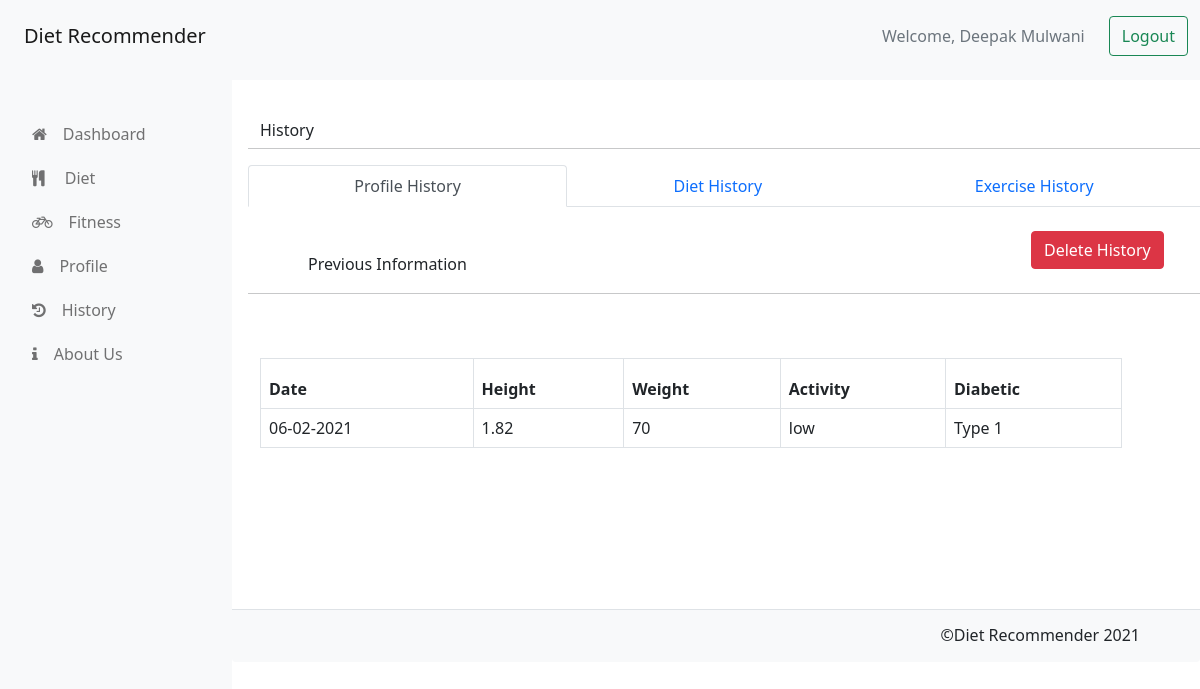
The page /History (signed in) on the database its author committed.
### Diet_Recommender/models.py (models this page shows, shortened)
class User(UserMixin, db.Model):
    __tablename__ = "User"
    id = db.Column(db.Integer, primary_key=True)
    name = db.Column(db.String(80), nullable=False)
    email = db.Column(db.String(120), unique=True, nullable=False)
    password = db.Column(db.String(100))
    profile = db.relationship('Profile', backref='profile')
    information = db.relationship('Information', backref='information')
    diet = db.relationship('Diet_model', backref='diet')
    exercise = db.relationship('Exercise_model', backref='exercise')

class Information(db.Model):
    __tablename__ = "Information"
    id = db.Column(db.Integer, primary_key=True)
    height = db.Column(db.Float)
    weight = db.Column(db.Integer)
    activity = db.Column(db.String(50))
    Diabetic = db.Column(db.String(50))
    date_table = db.Column(db.Date)
    user_id = db.Column(db.Integer, db.ForeignKey('User.id'), nullable=False)

### Diet_Recommender/Recommender/views.py (the view, shortened to what this page needs)
@Recommender.route('/History', methods=["GET", "POST"])
def History():
    breakfast = ""
    lunch = ""
    dinner = ""
    exercise = ""
    active = "all"
    try:
        info = Information.query.filter_by(
            user_id=current_user.id).order_by(Information.id.desc())
        return render_template('History.html', user=current_user, info=info, breakfast=breakfast, lunch=lunch, dinner=dinner, exercise=exercise, active=active)
    except:
        return render_template('History.html', user=current_user)

### Diet_Recommender/Authentication/views.py (called while the page is built)
@login_manager.user_loader
def load_user(user_id):
    return User.query.get(int(user_id))

### Diet_Recommender/Recommender/templates/Recommender/History.html (shortened to what this page needs)
{% extends 'base.html' %}
{% block content %}
<div class="row ms-3">
  <div class="col-12 mt-5">
    <h6>History</h6>
  </div>
  <hr>
  <ul class="nav nav-tabs nav-fill" id="myTab" role="tablist">
    <li class="nav-item" role="presentation">
      {% if active== "all" %}
      <a class="nav-link active" id="profile-tab" data-bs-toggle="tab" href="#profile" role="tab"
        aria-controls="profile" aria-selected="true">Profile History</a>
      {% else %}
      <a class="nav-link" id="profile-tab" data-bs-toggle="tab" href="#profile" role="tab" aria-controls="profile"
        aria-selected="true">Profile History</a>
      {% endif %}
    </li>
    <li class="nav-item" role="presentation">
      {% if active== "diet" %}
      <a class="nav-link active" id="Diet-tab" data-bs-toggle="tab" href="#Diet" role="tab" aria-controls="Diet"
        aria-selected="false">Diet History</a>
      {% else %}
      <a class="nav-link" id="Diet-tab" data-bs-toggle="tab" href="#Diet" role="tab" aria-controls="Diet"
        aria-selected="false">Diet History</a>
      {% endif %}
    </li>
    <li class="nav-item" role="presentation">
      {% if active== "exercise" %}
      <a class="nav-link active" id="exercise-tab" data-bs-toggle="tab" href="#exercise" role="tab"
        aria-controls="exercise" aria-selected="false">Exercise History</a>
      {% else %}
      <a class="nav-link" id="exercise-tab" data-bs-toggle="tab" href="#exercise" role="tab" aria-controls="exercise"
        aria-selected="false">Exercise History</a>
      {% endif %}
    </li>
  </ul>
  <div class="tab-content" id="myTabContent">
    {% if active== "all" %}
    <div class="tab-pane fade show active" id="profile" role="tabpanel" aria-labelledby="profile-tab">
      {% else %}
      <div class="tab-pane fade" id="profile" role="tabpanel" aria-labelledby="profile-tab">
        {% endif %}
        <div class="row">
          <div class="col-9 mt-5 ms-5">
            <h6> Previous Information</h6>
          </div>
          <div class="col-2 mt-4 me-0 mb-2">
            <form action="{{url_for('.delete_info')}}">
              <button class="btn btn-Danger" type="submit">Delete History</button>
            </form>
          </div>
          <hr>
        </div>
        <div class="col-11 mt-5">
          <table class="table table-bordered">
            <thead>
              <tr style="height: 50px;">
                <th scope="col">Date</th>
                <th scope="col">Height</th>
                <th scope="col">Weight</th>
                <th scope="col">Activity</th>
                <th scope="col">Diabetic</th>
              </tr>
            </thead>
            <tbody>
              {% for i in info %}
              <tr>
                <td class="buut">{{ i.date_table.strftime('%d-%m-%Y') }}</td>
                <td class="buut">{{i.height}}</td>
                <td class="buut">{{i.weight}}</td>
                <td class="buut">{{i.activity}}</td>
                <td class="buut">Type {{i.Diabetic}}</td>
              </tr>
              {% endfor %}
            </tbody>
          </table>
        </div>
      </div>
        </div>
      </div>
      {% endblock%}

### Diet_Recommender/templates/base.html (shortened to what this page needs)
<html>
    <head>
        <link href="https://cdn.jsdelivr.net/npm/bootstrap@5.0.0-beta1/dist/css/bootstrap.min.css" rel="stylesheet">
        <link rel="stylesheet"  href="https://cdnjs.cloudflare.com/ajax/libs/font-awesome/4.7.0/css/font-awesome.min.css">
    </head>
    <body>
        <nav class="navbar navbar-expand-lg navbar-light bg-light fixed-top">
            <div class="container-fluid">
              <div class="collapse navbar-collapse" id="navbarSupportedContent">
                <form class="d-flex" action="{{url_for('Authentication.logout')}}" >
                  <a class="nav-link disabled me-2 mt-2" href="#" tabindex="-1" aria-disabled="true">Welcome, {{user.name}}</a>
                  <button class="btn btn-outline-success mt-2" type="submit">Logout</button>
                </form>
              </div>
            </div>
          </nav>
          <nav class="navbar navbar-expand-md navbar-light bg-light fixed-left" style="padding-left: 2%; padding-top: 1%;">
            <a class="navbar-brand mt-1" href="{{ url_for('.Dashboard')}}">Diet Recommender</a>
            <div class="collapse navbar-collapse" id="navbarsExampleDefault" style="padding-top: 10%;">
                <ul class="navbar-nav">
                    <li class="nav-item">
                        <a class="nav-link" href="{{ url_for('.Dashboard')}}"><i class="fa fa-home fa-xs me-3 mt-2"></i>Dashboard </a>
                    </li>
                    <li class="nav-item">
                        <a class="nav-link" href="{{ url_for('.Diet')}}"><i class="fa fa-cutlery fa-xs me-3 mt-2"></i> Diet</a>
                    </li>
                    <li class="nav-item">
                        <a class="nav-link" href="{{ url_for('.Exercise')}}"><i class="fa fa-bicycle fa-xs me-3 mt-2"></i>Fitness</i></a>
                    </li>
                    <li class="nav-item">
                        <a class="nav-link" href="{{ url_for('.profile')}}"><i class="fa fa-user fa-xs me-3 mt-2"> </i>Profile</i></a>
                    </li>
                    <li class="nav-item">
                        <a class="nav-link" href="{{ url_for('.History')}}"><i class="fa fa-history fa-xs me-3 mt-2"> </i>History</i></a>
                    </li>
                </ul>
                <ul class="navbar-nav">
                    <li class="nav-item">
                        <a class="nav-link" href="{{ url_for('.About')}}"><i class="fa fa-info fa-xs me-3 mt-2"></i>About Us</a>
                    </li>
                </ul>
            </div>
        </nav>
        {% block content %}
        {% endblock %}
        <footer style="margin-top: 15%;">
            <div class="modal-footer bg-light align-content-center mt-3">
                <h6 class="me-5">&copy;Diet Recommender 2021</h6>
            </div>
        </footer>
    </body>
</html>

### Diet_Recommender/templates/base.html (style rules this page uses)
@media (min-width:768px) { body { padding-top:0 } }
@media (min-width:768px) { body { margin-left:232px } }
.navbar.fixed-left { position:fixed;top:0;left:0;right:0;z-index:1030 }
@media (min-width:768px) { .navbar.fixed-left { bottom:0;width:232px;flex-flow:column nowrap;align-items:flex-start } }
@media (min-width:768px) { .navbar.fixed-left .navbar-collapse { flex-grow:0;flex-direction:column;width:100% } }
@media (min-width:768px) { .navbar.fixed-left .navbar-collapse .navbar-nav { flex-direction:column;width:100% } }
@media (min-width:768px) { .navbar.fixed-left .navbar-collapse .navbar-nav .nav-item { width:100% } }
@media (min-width:768px) { .navbar.fixed-left { right:auto } }

### rows shown on the page
User: name "Deepak Mulwani"
Information: date_table "06-02-2021", height "1.82", weight "70", activity "low", Diabetic "1"
